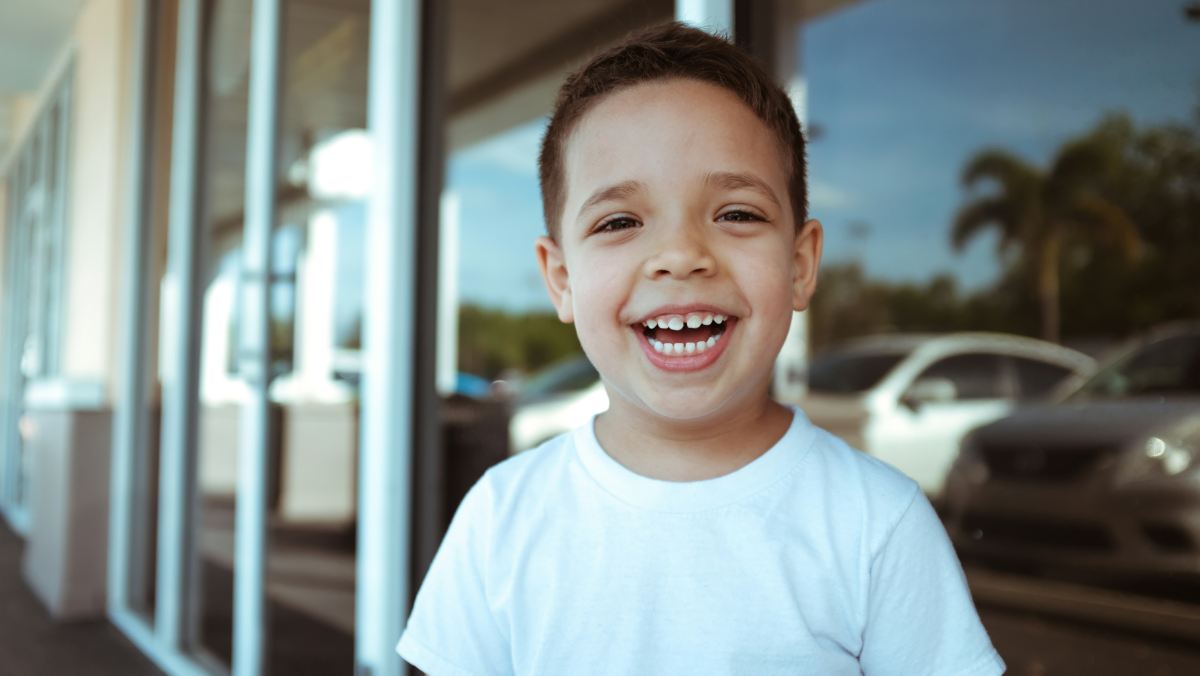
#> input picture example.jpg, 6000 x 3376 px (shown at 1/5 size)
$ python 'Image Manipulation.py'
#> lines starting #> are read from the running program, lines starting #| are printed output that depends on the picture
import cv2
import matplotlib.pyplot as plt

image = cv2.imread('example.jpg')
#> image is the input picture: shape (3376, 6000, 3); mean B, G, R 137, 139.2, 129.6
image_rgb = cv2.cvtColor(image,cv2.COLOR_BGR2RGB)
plt.imshow(image_rgb)
plt.title('RGB Image')
plt.show()

grey_image = cv2.cvtColor(image,cv2.COLOR_BGR2GRAY)
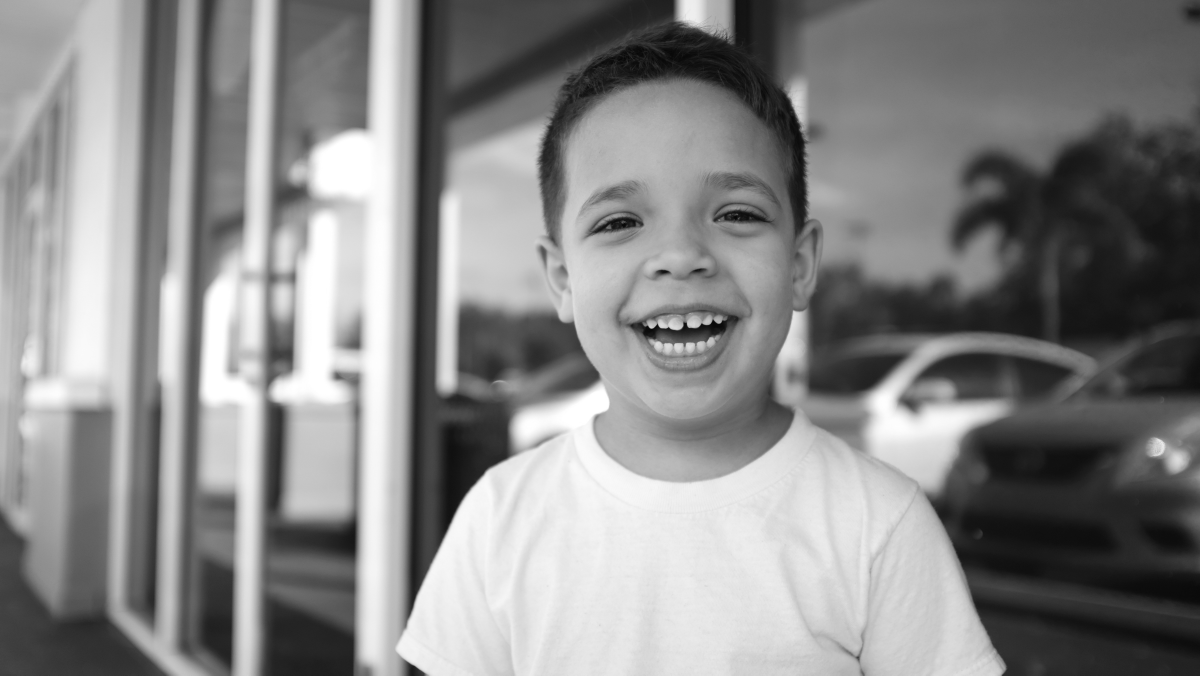
#> grey_image: shape (3376, 6000) (shown at 1/5 size); min 3, max 255, mean 136.1

plt.imshow(grey_image,cmap = 'gray')
plt.title('Greyscale Image')

cropped_image = image[100:300,200:400]
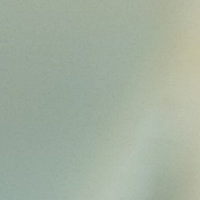
#> cropped_image: shape (200, 200, 3); mean B, G, R 159.8, 175.7, 163.5
cropped_rgb = cv2.cvtColor(cropped_image,cv2.COLOR_BGR2RGB)
plt.imshow(cropped_rgb)
plt.title("Cropped Region")
plt.show()
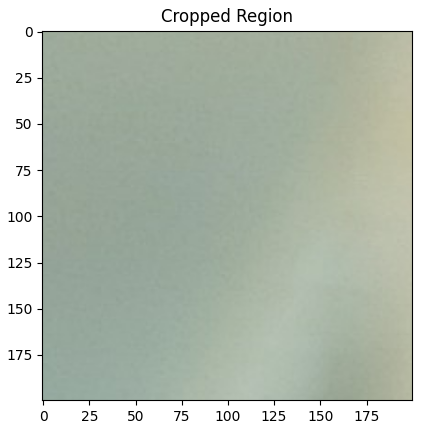
#> figure drawn by matplotlib, 1 panel

$ run again, with Tiger.png saved as example.jpg
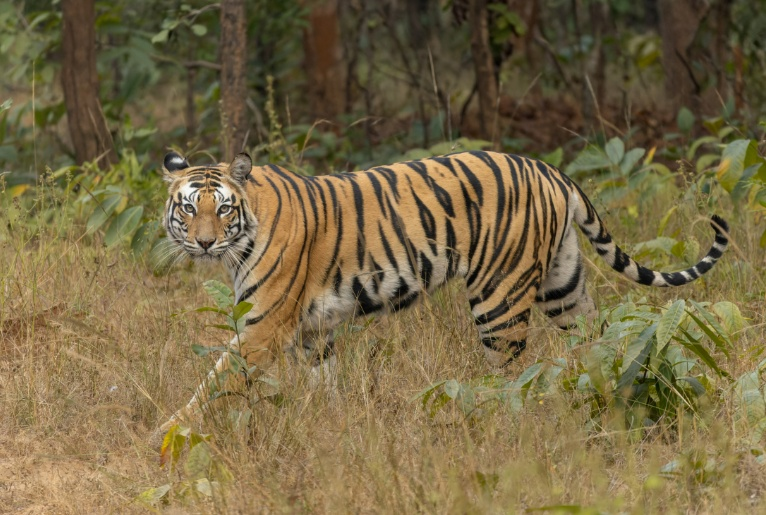
#> input picture Tiger.png, 766 x 515 px
#> image is the input picture: shape (515, 766, 3); mean B, G, R 68.8, 104.8, 119.7
#> `cropped_image = image[100:300,200:400]`:
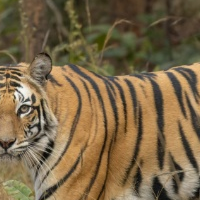
#> cropped_image: shape (200, 200, 3); mean B, G, R 72.2, 103.3, 123.2
#> `plt.show()`:
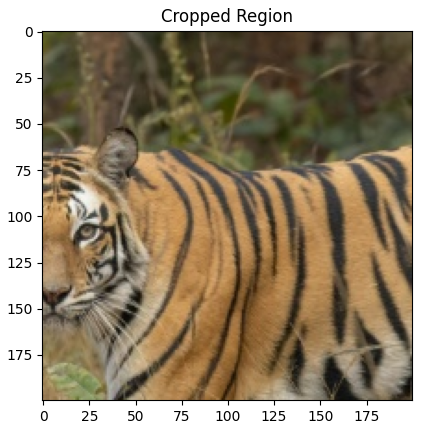
#> figure drawn by matplotlib, 1 panel
